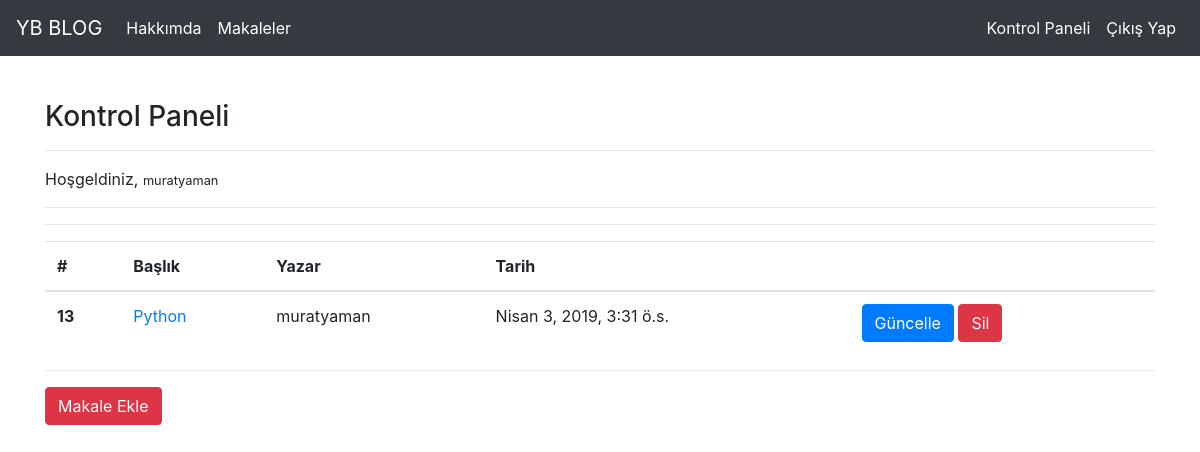
Screenshot of /articles/dashboard/ (signed in) with the database file from the repository.
### article/models.py (models this page shows, shortened)
class Article(models.Model):
    author = models.ForeignKey("auth.User", on_delete = models.CASCADE, verbose_name = "Yazar")
    title = models.CharField(max_length = 50, verbose_name = "Başlık")
    content = RichTextField(verbose_name = "İçerik")
    article_image = models.FileField(blank=True, null=True, verbose_name='Makale Fotoğrafı')
    created_date = models.DateTimeField(auto_now_add=True, verbose_name = "Oluşturulma Tarihi")
    class Meta:
        ordering = ['-created_date']

### article/views.py (the view)
# urls.py: path('dashboard/', views.dashboard, name = 'dashboard'),
@login_required(login_url = 'user:userLogin')
def dashboard(request):
    articles = Article.objects.filter(author = request.user)
    context = {
        "articles" : articles,
    }
    return render(request, 'dashboard.html', context)

### templates/dashboard.html
{% extends "layout.html" %}
{% block body %}
    <h3>Kontrol Paneli</h3>
    <hr>
    <p>Hoşgeldiniz, <small>{{request.user.username}}</small></p>
    <hr><hr>
    {% if articles %}
        <table class="table table-hover">
            <thead>
                <tr>
                    <th scope="col">#</th>
                    <th scope="col">Başlık</th>
                    <th scope="col">Yazar</th>
                    <th scope="col">Tarih</th>
                    <th scope="col"></th>
                </tr>
            </thead>
            <tbody>
            {% for article in articles %}
                <tr>
                    <th scope="row">{{article.id}}</th>
                    <td><a href="{% url 'article:articleDetail' article.id %}">{{article.title}}</a></td>
                    <td>{{article.author.username}}</td>
                    <td>{{article.created_date}}</td>
                    <td><a href="/articles/update/{{article.id}}" class="btn btn-primary">Güncelle</a> <a href="/articles/delete/{{article.id}}" class="btn btn-danger">Sil</a></td>
                </tr>
            {% endfor %}
            </tbody>
        </table>
    {% else %}
        <div class="alert alert-warning">Henüz makaleniz bulunmuyor.</div>
    {% endif %}
    <hr>
    <a href="/articles/addarticle" class="btn btn-danger">Makale Ekle</a>
{% endblock body %}

### rows the page displays
Article: id "13", title "Python", author.username "muratyaman", created_date "Nisan 3, 2019, 3:31 ö.s."

### other values shown
{{ request.user.username }} "muratyaman"
